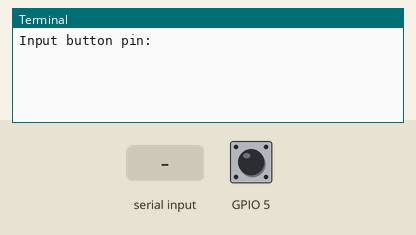
Simulated run of this program. Board: Raspberry Pi (BCM pin numbers). Parts: the last lines printed to the terminal. The inputs (shaded band) are chosen by the test bench; at power-on: GPIO 5 HIGH.

Above: at 1.2 s.
1.3 s: "5" typed at the terminal, then Enter
At 2.5 s:
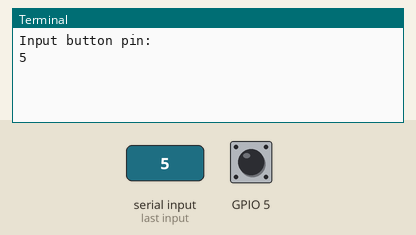
2.8 s: GPIO 5 pulled LOW for 0.15 s
At 3.3 s:
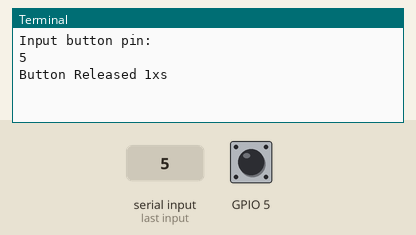
4.4 s: GPIO 5 pulled LOW for 1 s
At 5.8 s:
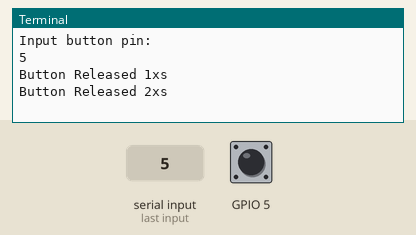

The program:

push-button-event.py
```python
#!/usr/bin/env python3

import RPi.GPIO as GPIO
import time
import sys

BUTTON = int(input('Input button pin: '))
GPIO.setmode(GPIO.BCM)
GPIO.setwarnings(False)
GPIO.setup(BUTTON, GPIO.IN, pull_up_down=GPIO.PUD_UP)

count_press = 0
count_release = 0


def button_pressed(self):
    global count_press
    count_press += 1
    print("Button Pressed {c}xs".format(c=count_press))


def button_released(self):
    global count_release
    count_release += 1
    print("Button Released {c}xs".format(c=count_release))


def main():
    # NOTE: no rebouncing
    # GPIO.add_event_detect(BUTTON, GPIO.FALLING, callback=button_handler)

    # NOTE: detection on Falling / Pressing
    # GPIO.add_event_detect(BUTTON, GPIO.FALLING, callback=button_pressed, bouncetime=200)

    # NOTE: detection on Rising / Release
    GPIO.add_event_detect(BUTTON, GPIO.RISING, callback=button_released, bouncetime=200)

    while True:
        continue


if __name__ == "__main__":
    main()
```

Measured:
- after the input at 1.3 s, the terminal: prints a new line at once (image 1)
- after the input at 2.8 s, the terminal: prints a new line after 0.15 s (image 2)
- after the input at 4.4 s, the terminal: prints a new line after 1.0 s (image 3)
